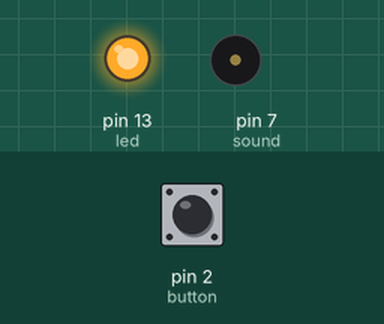
The sketch below on a simulated Arduino Uno, built with avr-gcc and run on an emulated ATmega328P. Shown: output pins drawn as LEDs (lit = HIGH), buzzer (waves = sounding). Inputs (shaded band) come from the test bench; at power-on: pin 2 (button) HIGH. Pins used as bus, display or sensor lines are not drawn.

Above: at 1.2 s.
1.3 s: pin 2 (button) pulled LOW for 0.15 s
At 3.4 s:
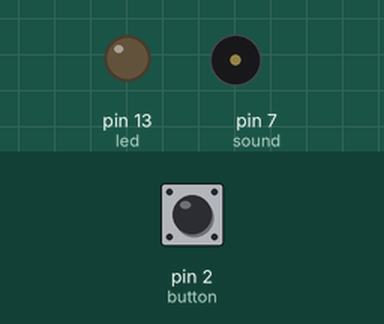
3.7 s: pin 2 (button) pulled LOW for 1 s
At 5.3 s:
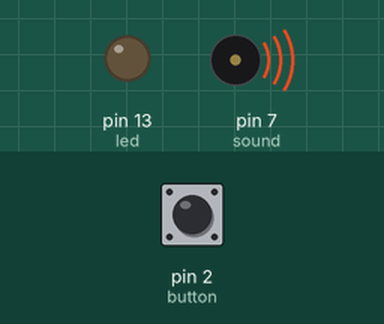
7.0 s: pin 2 (button) pulled LOW for 3.2 s
At 12.1 s:
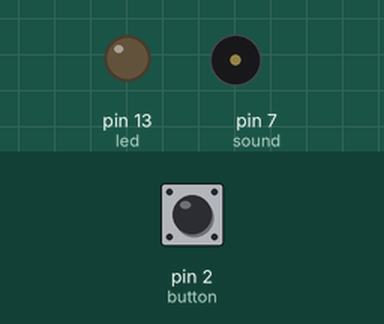
Timing chart, 0 to 13.6 s (numbered marks = the images above; inputs shaded):
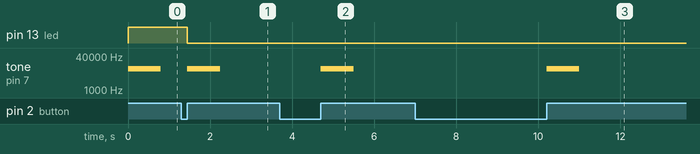

Measured:
- after the input at 1.3 s, pin 13 (led): HIGH → LOW after 0.15 s; tone on pin 7 (sound): silent → 10000 Hz after 0.15 s, → silent 0.80 s later
- after the input at 3.7 s, tone on pin 7 (sound): silent → 10000 Hz after 1.0 s, → silent 0.80 s later
- after the input at 7.0 s, tone on pin 7 (sound): silent → 10000 Hz after 3.2 s, → silent 0.80 s later

The sketch:

Hint_Button_Code_-_Toggle_Button_and_Buzzer.ino
```cpp
int button = 2;
int led = 13;
int sound = 7;
int status = false;

void setup(){
pinMode(led, OUTPUT);
pinMode(sound, OUTPUT);
pinMode(button, INPUT_PULLUP);
}

void loop(){

if (digitalRead(button) == true) {
status = !status;
digitalWrite(led, status);
digitalWrite(sound, status);
	{
		status = true;
 		tone(sound, 10000, 800);
		delay (100);
	}
} while(digitalRead(button) == true);
delay(50);
}
```
